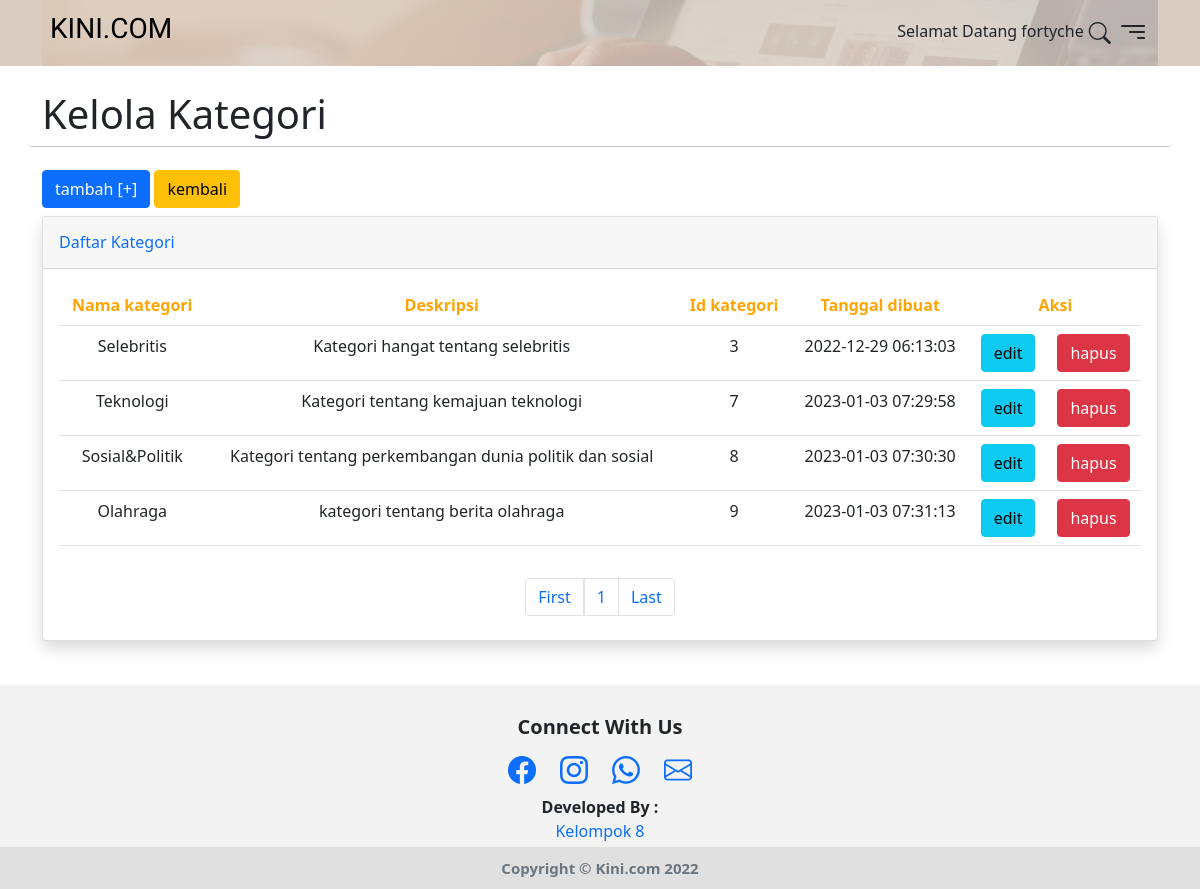
/index.php?p=kelkategori (signed in), run on the app's committed database.
### tables this page shows
CREATE TABLE `kategori` (
  `id` int(11) NOT NULL,
  `kategori` varchar(100) NOT NULL,
  `deskripsi` mediumtext NOT NULL,
  `tanggalpost` timestamp NOT NULL DEFAULT current_timestamp()
);

### admin/kelola_kategori.php (the view, shortened to what this page needs)
<?php
require_once "function.php";
$perpage = 6;
$page = isset($_GET['page']) ? $_GET['page'] : "";
if (empty($page)) {
    $num = 0;
    $page = 1;
} else {
    $num = ($page - 1) * $perpage;
}
?>
<section id="content">
    <div class="container ">
        <div class="row">
            <span class="text h1">Kelola Kategori</span>
            <hr><br>
        </div>
        <div class="row">
            <div class="col">
                <a href="./?p=tambahkategori" class="btn btn-primary mb-2">tambah [+]</a>
                <a href="./?p=admin" class="btn btn-warning mb-2">kembali</a>
                <div class="card shadow mb-4 text-center">
                    <div class="card-header py-3 d-flex flex-row align-items-center justify-content-between">
                        <h6 class="m-0 font-weight-bold text-primary">Daftar Kategori</h6>
                    </div>
                    <div class="card-body">
                        <?php
                        $hasil = mysqli_query($koneksi, "select * from kategori order by kategori.id asc LIMIT $num, $perpage");
                        echo "<table class='table table bordered'>";
                        echo
                            "<tr> <th>Nama kategori</th> <th>Deskripsi</th> <th>Id kategori</th> <th>Tanggal dibuat</th> <th colspan='2'>Aksi</th> </tr>";
                        foreach ($hasil as $data) {
                            echo "<tr>
                                                <td>" . $data['kategori'] . "</td>
                                                <td>" . $data['deskripsi'] . "</td>
                                                <td>" . $data['id'] . "</td>
                                                <td>" . $data['tanggalpost'] . "</td>";
                            echo "<td>
                                                    <form method='post' action='index.php?p=ubahkategori&id=$data[id]'>
                                                        <input hidden type='text' name='id' value=" . $data['id'] . ">
                                                        <button type='submit' name='btnUpdate' class='btn btn-info'>edit</button>
                                                    </form>
                                                </td>";
                            echo "<td>
                                                    <form onsubmit=\"return confirm ('Menghapus kategori akan menghapus seluruh berita yang memiliki kategori ini, Anda yakin mau menghapus kategori?');\"method='POST'>
                                                        <input hidden name='id' type='text' value=$data[id]>
                                                        <button type='submit' name='btnHapus' class='btn btn-danger'>hapus</button>
                                                    </form>
                                                </td> ";
                            echo " </tr>";
                        }
                        echo "</table>";
                        ?>
                    </div>
                    <?php
                    require_once "./function.php";
                    $sql = mysqli_query($koneksi, "SELECT * FROM kategori");
                    $total_record = mysqli_num_rows($sql);
                    $total_page = ceil($total_record / $perpage); ?>
                    <?php
                    if (isset($_POST["cari"])) {
                    } else { ?>
                        <ul class="pagination justify-content-center mb-4">
                            <?php
                            if ($page > 1) {
                                $prev = "<a href='./index.php?p=kelkategori&page=1' class='page-link'><span aria-hidden='true'>First</span></a>";
                            } else {
                                $prev = "<a href='./index.php?p=kelkategori&page=1' class='page-link'><span aria-hidden='true'>First</span></a>";
                            }
                            $number = '';
                            for ($i = 1; $i <= $total_page; $i++) {
                                if ($i == $page) {
                                    $number .= "<li><a href='./index.php?p=kelkategori&page=$i' class='page-link'>$i</a></li>";
                                } else {
                                    $number .= "<li><a href='./index.php?p=kelkategori&page=$i' class='page-link'>$i</a></li>";
                                }
                            }
                            if ($page < $total_page) {
                                $link = $page + 1;
                                $next = "<a href='./index.php?p=kelkategori&page=$total_page' class='page-link'><span aria-hidden='true'>Last</span></a>";
                            } else {
                                $next = "<a href='./index.php?p=kelkategori&page=$total_page' class='page-link'><span aria-hidden='true'>Last</span></a>";
                            }
                            ?>
                            <li class="page-item">
                                <?php echo $prev; ?>
                            </li>
                            <li class="page-item flex-col">
                                <?php echo $number; ?>
                            </li>
                            <li class="page-item">
                                <?php echo $next; ?>
                            </li>
                        </ul>
                        <?php } ?>
                </div>
            </div>
        </div>
    </div>
</section>

### assets/style/style.css (style rules this page uses)
section#content { margin-top: 90px; }
.card { transition: 1s; }
table tr th { padding-right: 14px; color: orange; vertical-align: middle; }

### data on the page
kategori: kategori "Selebritis", deskripsi "Kategori hangat tentang selebritis", id "3", tanggalpost "2022-12-29 06:13:03"
kategori: kategori "Teknologi", deskripsi "Kategori tentang kemajuan teknologi", id "7", tanggalpost "2023-01-03 07:29:58"
kategori: kategori "Sosial&Politik", deskripsi "Kategori tentang perkembangan dunia politik dan sosial", id "8", tanggalpost "2023-01-03 07:30:30"
kategori: kategori "Olahraga", deskripsi "kategori tentang berita olahraga", id "9", tanggalpost "2023-01-03 07:31:13"

### other printed values
$_SESSION['username'] "fortyche"
